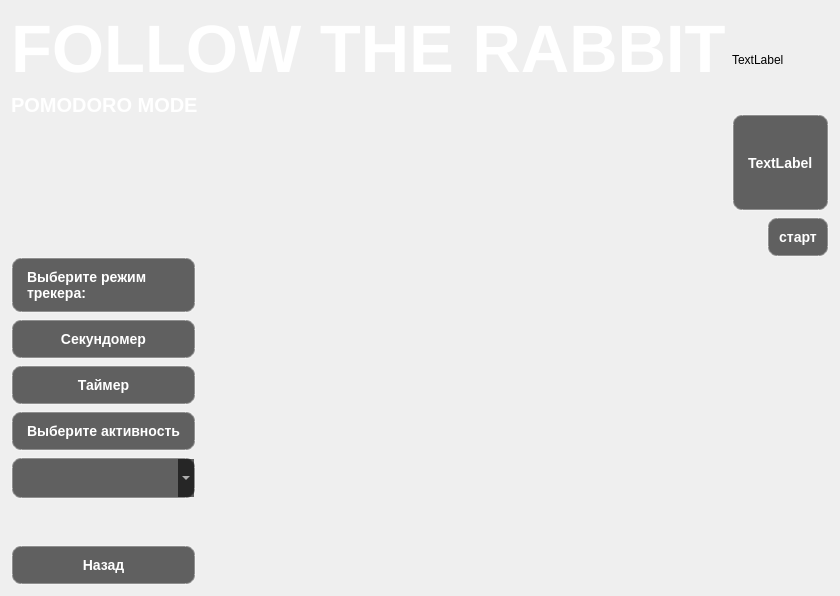
<?xml version="1.0" encoding="UTF-8"?>
<ui version="4.0">
 <class>mode_90_10</class>
 <widget class="QWidget" name="mode_90_10">
  <property name="geometry">
   <rect>
    <x>0</x>
    <y>0</y>
    <width>834</width>
    <height>596</height>
   </rect>
  </property>
  <property name="windowTitle">
   <string>Form</string>
  </property>
  <layout class="QVBoxLayout" name="verticalLayout_7">
   <item>
    <layout class="QVBoxLayout" name="verticalLayout_6">
     <item>
      <layout class="QHBoxLayout" name="horizontalLayout_2">
       <item>
        <layout class="QVBoxLayout" name="verticalLayout_3">
         <item alignment="Qt::AlignmentFlag::AlignBottom">
          <widget class="QLabel" name="label">
           <property name="font">
            <font>
             <pointsize>50</pointsize>
             <bold>true</bold>
            </font>
           </property>
           <property name="styleSheet">
            <string notr="true">color:white</string>
           </property>
           <property name="text">
            <string>FOLLOW THE RABBIT</string>
           </property>
           <property name="alignment">
            <set>Qt::AlignmentFlag::AlignBottom|Qt::AlignmentFlag::AlignLeading|Qt::AlignmentFlag::AlignLeft</set>
           </property>
          </widget>
         </item>
         <item alignment="Qt::AlignmentFlag::AlignTop">
          <widget class="QLabel" name="label_3">
           <property name="font">
            <font>
             <pointsize>15</pointsize>
             <bold>true</bold>
            </font>
           </property>
           <property name="styleSheet">
            <string notr="true">QLabel {

    color: white;
    
}
</string>
           </property>
           <property name="text">
            <string>POMODORO MODE</string>
           </property>
           <property name="alignment">
            <set>Qt::AlignmentFlag::AlignLeading|Qt::AlignmentFlag::AlignLeft|Qt::AlignmentFlag::AlignTop</set>
           </property>
          </widget>
         </item>
         <item>
          <spacer name="verticalSpacer_4">
           <property name="orientation">
            <enum>Qt::Orientation::Vertical</enum>
           </property>
           <property name="sizeHint" stdset="0">
            <size>
             <width>20</width>
             <height>40</height>
            </size>
           </property>
          </spacer>
         </item>
        </layout>
       </item>
       <item>
        <spacer name="horizontalSpacer_4">
         <property name="orientation">
          <enum>Qt::Orientation::Horizontal</enum>
         </property>
         <property name="sizeHint" stdset="0">
          <size>
           <width>40</width>
           <height>20</height>
          </size>
         </property>
        </spacer>
       </item>
       <item>
        <layout class="QVBoxLayout" name="verticalLayout_4">
         <item>
          <widget class="QLabel" name="label_5">
           <property name="text">
            <string>TextLabel</string>
           </property>
          </widget>
         </item>
         <item>
          <widget class="QLabel" name="label_4">
           <property name="styleSheet">
            <string notr="true">QLabel {
    background: rgba(0, 0, 0, 0.6);
    color: white;
    border: 2px solid rgba(255, 255, 255, 0.3);
    border-radius: 10px;
    font-size: 14px;
    font-weight: bold;
    padding: 10px;
}
</string>
           </property>
           <property name="text">
            <string>TextLabel</string>
           </property>
          </widget>
         </item>
        </layout>
       </item>
      </layout>
     </item>
     <item>
      <layout class="QHBoxLayout" name="horizontalLayout">
       <item>
        <layout class="QVBoxLayout" name="verticalLayout">
         <item>
          <spacer name="verticalSpacer_3">
           <property name="orientation">
            <enum>Qt::Orientation::Vertical</enum>
           </property>
           <property name="sizeHint" stdset="0">
            <size>
             <width>20</width>
             <height>40</height>
            </size>
           </property>
          </spacer>
         </item>
         <item>
          <widget class="QLabel" name="label_6">
           <property name="styleSheet">
            <string notr="true">QLabel {
    background: rgba(0, 0, 0, 0.6);
    color: white;
    border: 2px solid rgba(255, 255, 255, 0.3);
    border-radius: 10px;
    font-size: 14px;
    font-weight: bold;
    padding: 10px;
}
</string>
           </property>
           <property name="text">
            <string>Выберите режим
трекера:</string>
           </property>
          </widget>
         </item>
         <item>
          <widget class="QPushButton" name="pushButton_2">
           <property name="styleSheet">
            <string notr="true">QPushButton {
    background: rgba(0, 0, 0, 0.6);
    color: white;
    border: 2px solid rgba(255, 255, 255, 0.3);
    border-radius: 10px;
    font-size: 14px;
    font-weight: bold;
    padding: 10px;
}

QPushButton:hover {
    background: rgba(100, 100, 100, 0.7);
    border-color: rgba(255, 255, 255, 0.6);
}

QPushButton:pressed {
    background: rgba(50, 50, 50, 0.8);
}</string>
           </property>
           <property name="text">
            <string>Секундомер</string>
           </property>
          </widget>
         </item>
         <item>
          <widget class="QPushButton" name="pushButton_3">
           <property name="styleSheet">
            <string notr="true">QPushButton {
    background: rgba(0, 0, 0, 0.6);
    color: white;
    border: 2px solid rgba(255, 255, 255, 0.3);
    border-radius: 10px;
    font-size: 14px;
    font-weight: bold;
    padding: 10px;
}

QPushButton:hover {
    background: rgba(100, 100, 100, 0.7);
    border-color: rgba(255, 255, 255, 0.6);
}

QPushButton:pressed {
    background: rgba(50, 50, 50, 0.8);
}</string>
           </property>
           <property name="text">
            <string>Таймер</string>
           </property>
          </widget>
         </item>
         <item>
          <widget class="QLabel" name="label_2">
           <property name="styleSheet">
            <string notr="true">QLabel {
    background: rgba(0, 0, 0, 0.6);
    color: white;
    border: 2px solid rgba(255, 255, 255, 0.3);
    border-radius: 10px;
    font-size: 14px;
    font-weight: bold;
    padding: 10px;
}
</string>
           </property>
           <property name="text">
            <string>Выберите активность</string>
           </property>
          </widget>
         </item>
         <item>
          <widget class="QComboBox" name="comboBox">
           <property name="styleSheet">
            <string notr="true">QComboBox {
    background: rgba(0, 0, 0, 0.6);
    color: white;
    border: 2px solid rgba(255, 255, 255, 0.3);
    border-radius: 10px;
    font-size: 14px;
    font-weight: bold;
    padding: 10px;
}

QComboBox:hover {
    background: rgba(100, 100, 100, 0.7);
    border-color: rgba(255, 255, 255, 0.6);
}
QComboBox:pressed {
    background: rgba(50, 50, 50, 0.8);
}</string>
           </property>
          </widget>
         </item>
         <item>
          <spacer name="verticalSpacer">
           <property name="orientation">
            <enum>Qt::Orientation::Vertical</enum>
           </property>
           <property name="sizeHint" stdset="0">
            <size>
             <width>20</width>
             <height>40</height>
            </size>
           </property>
          </spacer>
         </item>
         <item>
          <widget class="QPushButton" name="pushButton">
           <property name="styleSheet">
            <string notr="true">QPushButton {
    background: rgba(0, 0, 0, 0.6);
    color: white;
    border: 2px solid rgba(255, 255, 255, 0.3);
    border-radius: 10px;
    font-size: 14px;
    font-weight: bold;
    padding: 10px;
}

QPushButton:hover {
    background: rgba(100, 100, 100, 0.7);
    border-color: rgba(255, 255, 255, 0.6);
}

QPushButton:pressed {
    background: rgba(50, 50, 50, 0.8);
}</string>
           </property>
           <property name="text">
            <string>Назад</string>
           </property>
          </widget>
         </item>
        </layout>
       </item>
       <item>
        <spacer name="horizontalSpacer_3">
         <property name="orientation">
          <enum>Qt::Orientation::Horizontal</enum>
         </property>
         <property name="sizeHint" stdset="0">
          <size>
           <width>40</width>
           <height>20</height>
          </size>
         </property>
        </spacer>
       </item>
       <item>
        <spacer name="horizontalSpacer">
         <property name="orientation">
          <enum>Qt::Orientation::Horizontal</enum>
         </property>
         <property name="sizeHint" stdset="0">
          <size>
           <width>40</width>
           <height>20</height>
          </size>
         </property>
        </spacer>
       </item>
       <item>
        <layout class="QVBoxLayout" name="verticalLayout_5"/>
       </item>
       <item>
        <spacer name="horizontalSpacer_2">
         <property name="orientation">
          <enum>Qt::Orientation::Horizontal</enum>
         </property>
         <property name="sizeHint" stdset="0">
          <size>
           <width>40</width>
           <height>20</height>
          </size>
         </property>
        </spacer>
       </item>
       <item>
        <layout class="QVBoxLayout" name="verticalLayout_2">
         <item>
          <widget class="QPushButton" name="pushButton_5">
           <property name="styleSheet">
            <string notr="true">QPushButton {
    background: rgba(0, 0, 0, 0.6);
    color: white;
    border: 2px solid rgba(255, 255, 255, 0.3);
    border-radius: 10px;
    font-size: 14px;
    font-weight: bold;
    padding: 10px;
}

QPushButton:hover {
    background: rgba(100, 100, 100, 0.7);
    border-color: rgba(255, 255, 255, 0.6);
}

QPushButton:pressed {
    background: rgba(50, 50, 50, 0.8);
}</string>
           </property>
           <property name="text">
            <string>старт</string>
           </property>
          </widget>
         </item>
         <item>
          <spacer name="verticalSpacer_2">
           <property name="orientation">
            <enum>Qt::Orientation::Vertical</enum>
           </property>
           <property name="sizeHint" stdset="0">
            <size>
             <width>20</width>
             <height>40</height>
            </size>
           </property>
          </spacer>
         </item>
        </layout>
       </item>
      </layout>
     </item>
    </layout>
   </item>
  </layout>
 </widget>
 <resources/>
 <connections/>
</ui>
